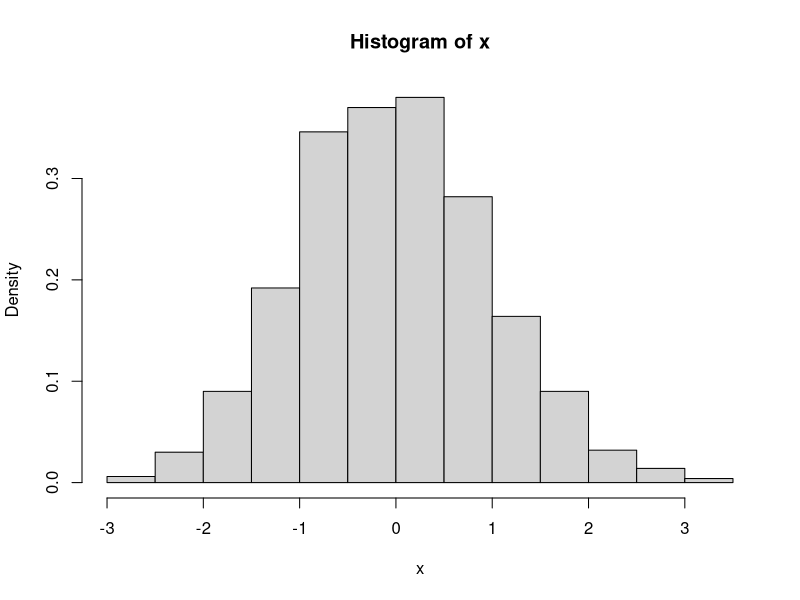
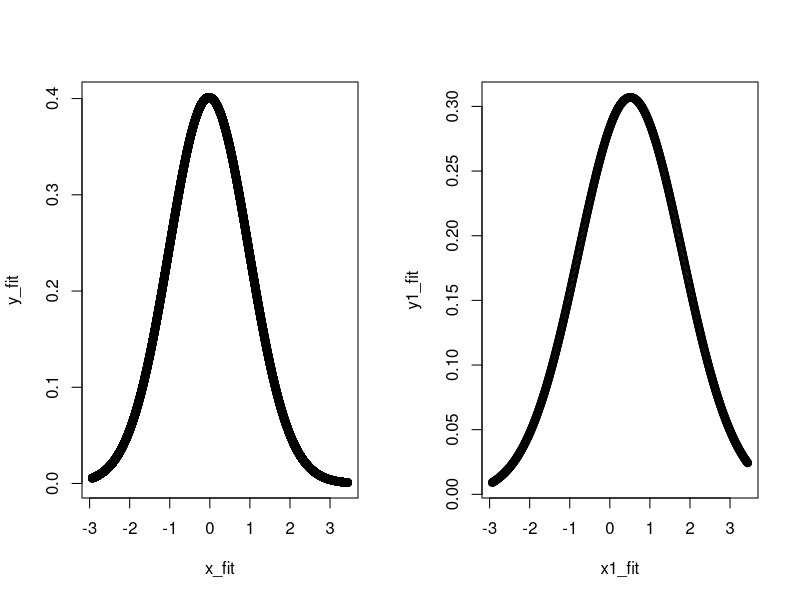

Generate these figures, in order, with R:
#title: "exercise1_shawnRice"
#author: "Shawn Rice"
#date: "April 26, 2018"
#output: html_document

# Draw some random numbers from the normal distribution
N <- 1000 # N is a constant which equals 1000
n <- 100 # n is a constant which equals 100
x <- rnorm(N) # Generates a random number from the normal distribution (N) times
x1 <- runif(n) # Generates a random number from eth uniform distribution (n) times

# Plot a histogram
hist(x, freq = FALSE) # freq=FALSE changes the plot from frequency to density

# Get the x & y values of a normal curve fitted to these random numbers
x_fit <- seq(min(x), max(x), length=N*10) # Generate a sequence of the graph of N number of points, x10 at number of points to smooth the curve 
y_fit <- dnorm(x_fit, mean = mean(x), sd=sd(x)) # Density values from normal distribution for x_fit and assign them to the y axis
x1_fit <- seq(min(x), max(x), length=n*10)
y1_fit <- dnorm(x1_fit, mean=mean(x1), sd=sd(x1)+1)

par(mfcol=c(1,2))
plot(x_fit, y_fit)
plot(x1_fit, y1_fit)
#lines(x_fit, y_fit) # Graph it
#lines(x1_fit, y1_fit)